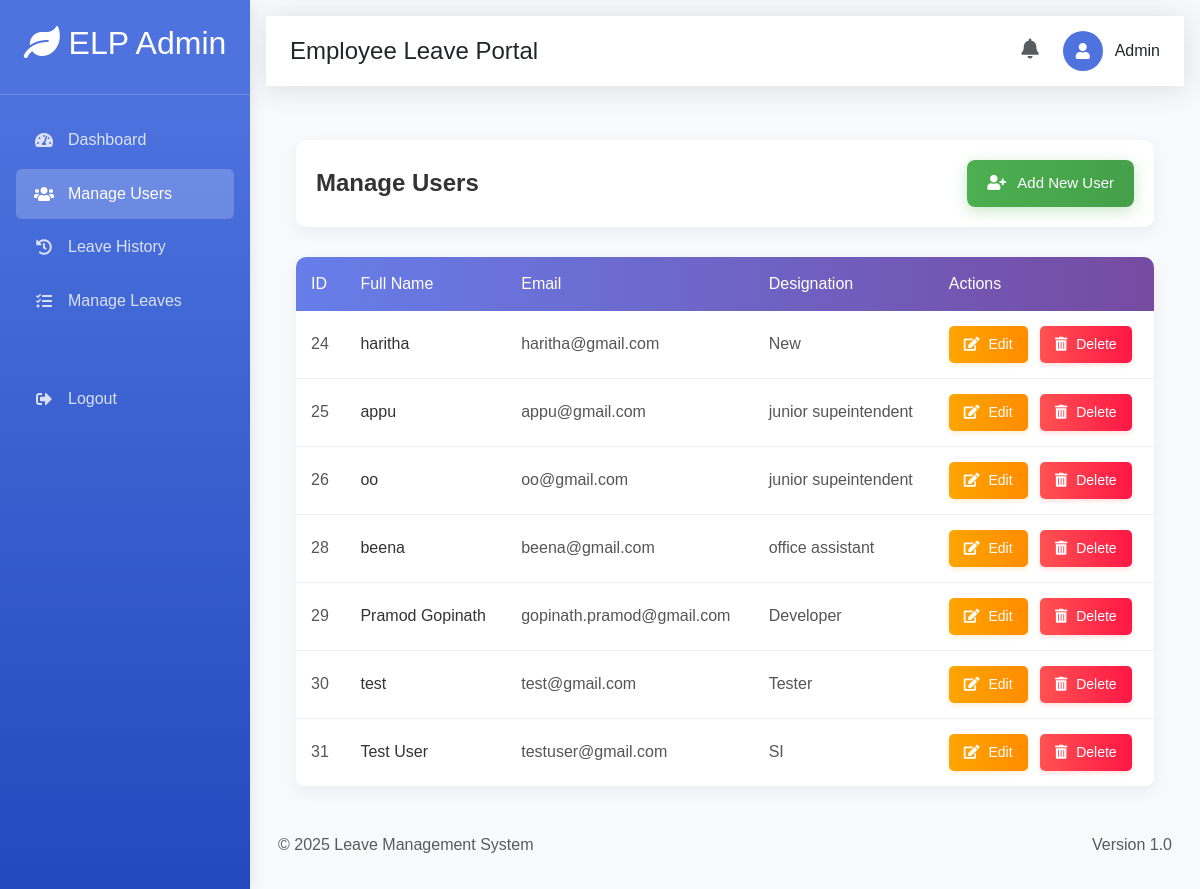
The page /admin/manage_users.php (signed in) on the database its author committed.
### tables this page shows
CREATE TABLE `users` (
  `id` int(11) NOT NULL,
  `name` varchar(255) NOT NULL,
  `email` varchar(255) NOT NULL,
  `designation` varchar(100) NOT NULL,
  `mobile` varchar(15) NOT NULL,
  `gender` varchar(10) NOT NULL,
  `password` varchar(255) NOT NULL,
  `role` enum('employee','admin') NOT NULL DEFAULT 'employee'
);

### admin/manage_users.php (the view, shortened to what this page needs)
<?php
include('../config/db.php');
$users = [];
$sql = "SELECT * FROM users ORDER BY id ASC";
$result = mysqli_query($conn, $sql);
if ($result) {
    $users = mysqli_fetch_all($result, MYSQLI_ASSOC);
} else {
    die("Database error: " . mysqli_error($conn));
}
?>
<?php include('header.php'); ?>
<div style="padding: 30px; flex-grow: 1;">
    <div style="display: flex; justify-content: space-between; align-items: center; margin-bottom: 30px; background: white; padding: 20px; border-radius: 10px; box-shadow: 0 5px 15px rgba(0, 0, 0, 0.05);">
        <h2 style="color: #333; margin: 0; font-size: 24px; font-weight: 600;">Manage Users</h2>
        <a href="add_user.php" style="background: linear-gradient(to right, #4CAF50, #45a049); color: white; padding: 12px 20px; border: none; border-radius: 8px; text-decoration: none; font-size: 15px; font-weight: 500; transition: all 0.3s; box-shadow: 0 4px 15px rgba(76, 175, 80, 0.3);">
            <i class="fas fa-user-plus" style="margin-right: 8px;"></i> Add New User
        </a>
    </div>
    <?php if (!empty($users)): ?>
        <div style="background: white; border-radius: 10px; box-shadow: 0 5px 15px rgba(0, 0, 0, 0.05); overflow: hidden;">
            <table style="width: 100%; border-collapse: collapse;">
                <thead>
                    <tr style="background: linear-gradient(to right, #667eea, #764ba2); color: white;">
                        <th style="padding: 15px; text-align: left; font-weight: 500;">ID</th>
                        <th style="padding: 15px; text-align: left; font-weight: 500;">Full Name</th>
                        <th style="padding: 15px; text-align: left; font-weight: 500;">Email</th>
                        <th style="padding: 15px; text-align: left; font-weight: 500;">Designation</th>
                        <th style="padding: 15px; text-align: left; font-weight: 500;">Actions</th>
                    </tr>
                </thead>
                <tbody>
                    <?php foreach ($users as $user): ?>
                        <tr style="border-bottom: 1px solid #f0f0f0; transition: all 0.3s;" onmouseover="this.style.backgroundColor='#f9f9f9'">
                            <td style="padding: 15px; color: #555;"><?php echo htmlspecialchars($user['id']); ?></td>
                            <td style="padding: 15px; color: #333; font-weight: 500;"><?php echo htmlspecialchars($user['name']); ?></td>
                            <td style="padding: 15px; color: #555;"><?php echo htmlspecialchars($user['email']); ?></td>
                            <td style="padding: 15px; color: #555;"><?php echo htmlspecialchars($user['designation']); ?></td>
                            <td style="padding: 15px;">
                                <a href="edit_user.php?id=<?php echo $user['id']; ?>"
                                style="background: linear-gradient(to right, #FFA500, #FF8C00); color: white; padding: 8px 15px; border-radius: 5px; text-decoration: none; font-size: 14px; margin-right: 8px; display: inline-block; transition: all 0.3s; box-shadow: 0 2px 5px rgba(255, 165, 0, 0.2);">
                                <i class="fas fa-edit" style="margin-right: 5px;"></i> Edit</a>
                    <form method="POST" style="display: inline-block;" onsubmit="return confirm('Are you sure you want to delete this user?');">
                        <button type="submit" name="delete_user" value="1" style="background: linear-gradient(to right, #FF5252, #FF1744); color: white; padding: 8px 15px; border: none; border-radius: 5px; cursor: pointer; font-size: 14px; transition: all 0.3s; box-shadow: 0 2px 5px rgba(255, 82, 82, 0.2);">
                            <i class="fas fa-trash-alt" style="margin-right: 5px;"></i> Delete
                        </button>
                    </form>
                                                </td>
                        </tr>
                    <?php endforeach; ?>
                </tbody>
            </table>
        </div>
    <?php endif; ?>
</div>
<link rel="stylesheet" href="https://cdnjs.cloudflare.com/ajax/libs/font-awesome/5.15.4/css/all.min.css">
<?php  include('footer.php'); ?>

### admin/header.php (style rules this page uses)
:root { --primary-color: #4e73df; --secondary-color: #858796; --success-color: #1cc88a; --info-color: #36b9cc; --warning-color: #f6c23e; --danger-color: #e74a3b; }
body { font-family: 'Nunito', sans-serif; background-color: #f8f9fc; }

### rows shown on the page
users: id "24", name "haritha", email "haritha@gmail.com", designation "New"
users: id "25", name "appu", email "appu@gmail.com", designation "junior supeintendent"
users: id "26", name "oo", email "oo@gmail.com", designation "junior supeintendent"
users: id "28", name "beena", email "beena@gmail.com", designation "office assistant"
users: id "29", name "Pramod Gopinath", email "gopinath.pramod@gmail.com", designation "Developer"
users: id "30", name "test", email "test@gmail.com", designation "Tester"
users: id "31", name "Test User", email "testuser@gmail.com", designation "SI"
